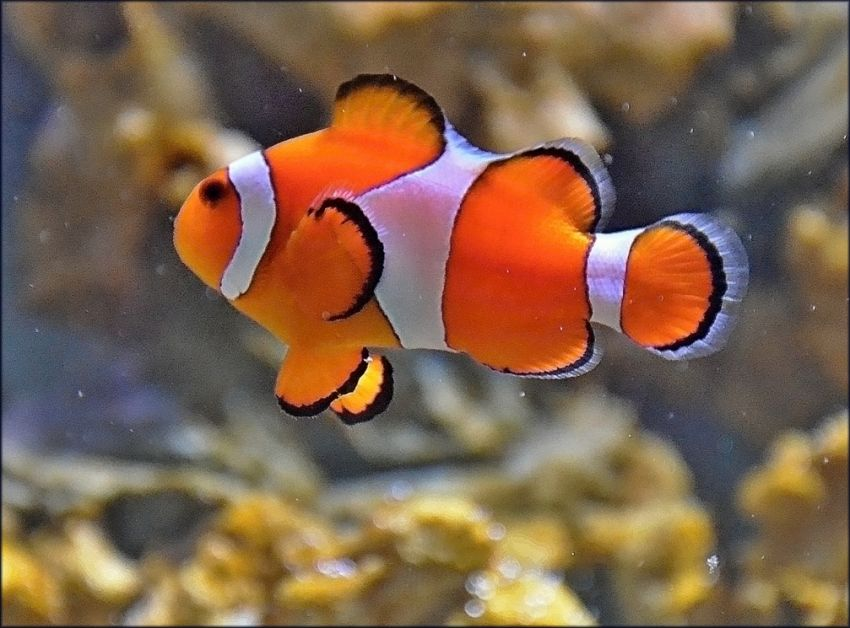
#> input picture cv02/Data/fish.jpg, 850 x 628 px
$ jupyter execute Lab_02_task.ipynb
#> lines starting #> are read from the running program, lines starting #| are printed output that depends on the picture
# MPA-MLF, Lab 2 - K-means

K-means is one of the most popular unsupervised machine learning algorithms, well known for its simplicity. This algorithm aims to separate unlabeled data into different clusters(subgroups) with the number of clusters represented by the variable *K*. Data points in the same cluster are very similar, while data points in different clusters are very different. The similarity of data is based on some similarity metric, where the similarity metric can be distance-based, correlation-based, etc.

In our case, we will use distance-based metrics. Any distance-based metrics for numeric variables can be employed, for example:
 - Euclidean distance
 - Manhattan distance
 - Cosine similarity

There is an example how K-means works:

1. Imagine you have a bunch of dots scattered on a piece of paper. These dots represent data points, and the goal of the k-means algorithm is to group similar dots into clusters

2. To start, you randomly select *k* dots from the scatter plot and assign each one to be the center of a cluster. These *k* dots are called centroids.

3. Then, you calculate the distance between each dot and each centroid and assign each dot to the closest centroid, effectively grouping the dots into k clusters.

4. Next, you recalculate the centroid of each cluster by finding the average position of all the dots in that cluster.

5. Repeat steps 3 and 4 until the centroids no longer change, meaning the clusters have stabilized.

6. Finally, the algorithm outputs the k clusters and the corresponding centroids.

In our case, we would use a Euclidian distance as a metric. Mathematically speaking, the goal would be to minimalize the following objective function:

where:
   - *k* represents number of clusters (groups)
   - *m* represents number of points
   - u_k represents centroids
   - x_i represents data point
   - w_ik represents weight where wik=1 for data point xi if it belongs to cluster k; otherwise, wik=0.

There are some typical applications of using k-means:
- Customer Segmentation: k-means can segment customers based on their demographic information or purchase behavior. This information can then be used for targeted marketing or to improve the customer experience.

- Image Compression: k-means can reduce the number of colors in an image while preserving its visual quality. This is done by replacing similar color pixels with a single color, thereby reducing the amount of data required to represent the image.

- Anomaly Detection: k-means can be used to identify outliers or anomalies in a dataset by clustering similar data points and identifying data points far from the centroids of their respective clusters.

- Document Clustering: k-means can cluster documents based on their content, for example, to group news articles by topic or categorize customer support tickets.

- Market Segmentation: k-means can be used to segment a market based on customer characteristics, such as age, income, or spending habits, in order to identify subgroups of customers with similar needs or preferences.

Recomended sources:
 - https://towardsdatascience.com/log-book-guide-to-distance-measuring-approaches-for-k-means-clustering-f137807e8e21
 - https://towardsdatascience.com/understanding-k-means-clustering-in-machine-learning-6a6e67336aa1
 - https://realpython.com/k-means-clustering-python/
 - https://medium.com/@rishit.dagli/build-k-means-from-scratch-in-python-e46bf68aa875
 - https://towardsdatascience.com/k-means-clustering-algorithm-applications-evaluation-methods-and-drawbacks-aa03e644b48a
 - https://scikit-learn.org/stable/modules/generated/sklearn.cluster.KMeans.html

# Exercise 1 - K-means from scratch

## Implementing K-means

In this exercise, the task would be to implement a simple k-means algorithm from scratch, as described above. Let's rewrite the steps to be more readily implementable

### Steps:
  1. Specify the number of clusters *K*
  2. initialize centroids
  3. calculate the distance from centroids to all points in datasets
  4. assign data points to the closest centroids
  5. calculate objective function
  6. compute new centroids to the clusters by taking the average of all data points that belong to each cluster
  7. repeat steps 2-6. until there is no change in objective function or until the maximum n of iterations is reached

Tips:
- Try to avoid using loops what if it is not necessary, instead of using loops, use numpy functions. There is a list of numpy functions that you might find usefull:
    - np.argmin()
    - np.where()
    - np.transpose()
    - np.random.permutation()
    - np.random.schuffle()
    - np.linalg.norm()
    - np.arange()
    - np.split()
    - np.random.choice()

- Since the initial clusters are selected randomly, so the algorithm can lead to different results each time its runned. To obtain the best results, it is helpful to run the algorithm multiple times and select result with the lowest objective function

[cell 1]
import matplotlib.pyplot as plt
import copy
import numpy as np

### 0. Generate dataset

To generate a dataset. You can use a function provided in the following block or you can create your own

[cell 2]
def split_points(points: np.array, n_of_point_groups: int) -> np.array:
#> called with points = array of shape (60, 2), n_of_point_groups = 3
    changed_points = copy.copy(points)
    index = np.arange(len(points))
    groups_index = np.split(index, n_of_point_groups)

    for id_group,group_index in enumerate(groups_index):
        changed_points[group_index] = points[group_index] + 5*id_group

    return changed_points


#generate points

n_of_points = 60
points = np.random.rand(n_of_points,2) * 5
points = split_points(points, 3)

plt.figure()
plt.scatter(points[:,0],points[:,1])
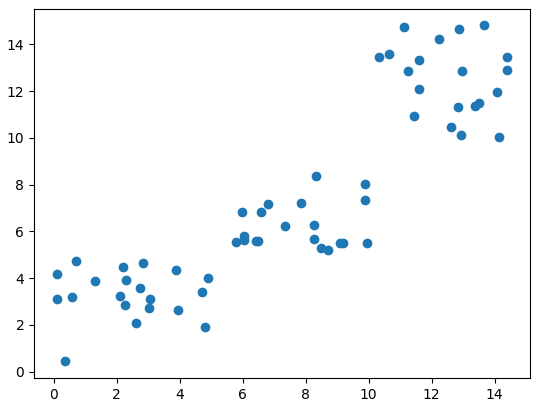
#> figure drawn by matplotlib, 1 panel

### 1. Specify number of clusters *K*

[cell 3]
k = 3

### 2. initialize centroids

There are more techniques, on how to change initial centroids. In out case, we will take all available points and shuffle them randomly, then we will choose first *k* points as initial centroids

[cell 4]
def initialize_clusters(points: np.array, k_clusters: int) -> np.array:
    vect = np.arange(len(points))
    vect = np.random.choice(vect, k_clusters)
    ini_cents = points[vect]
    return ini_cents

centroid = initialize_clusters(points, k)
print(centroid)

### 3. Calculate distance from centroids to all points in datasets

3.1 Fistly, create a function to calculate distance from one centroid to all points in the dataset

[cell 5]
def calculate_metric(points: np.array, centroid: np.array) -> np.array:
    return np.square(np.linalg.norm(points-centroid, axis=1))

distance = calculate_metric(points, centroid[0])
print(distance)

3.2 Secondly, create a function to calculate distance between points and all centroids using function from 3.1

[cell 6]
def compute_distances(points: np.array, centroids_points: np.array) -> np.array:
    return np.asarray([calculate_metric(points, centroids) for centroids in centroids_points])

dists = compute_distances(points, centroid)
print(dists)

### 4. Assign datapoints to the closest centroids

[cell 7]
def assign_centroids(distances: np.array) -> np.array:
    return np.argmin(distances, axis=0)

ass_2_cents = assign_centroids(dists)
print(ass_2_cents)

### 5. Calculate objective function

[cell 8]
def calculate_objective(cluster_belongs: np.array, distances: np.array) -> np.array:
    distances = distances.T
    selected_min = distances[np.arange(len(distances)), cluster_belongs]
    return np.sum(selected_min)

J = calculate_objective(ass_2_cents, dists)
print(J)

### 6. Compute new controids to the clusters by taking the average of the all data points that belong to each cluster

[cell 9]
def calculate_new_centroids(points: np.array, clusters_belongs: np.array, n_of_clusters: int) -> np.array:
#> called with points = array of shape (60, 2), clusters_belongs = array of shape (60,), n_of_clusters = 3
    new_clusters = []
    for cluster_id in range(n_of_clusters):
        j = np.where(clusters_belongs == cluster_id)
        points_sel = points[j]
        new_clusters.append(np.mean(points_sel, axis=0))
    return np.array(new_clusters)

new_cents = calculate_new_centroids(points, ass_2_cents, k)
print(new_cents)

###   7. repeat steps 2-6. until there is no change in objective function or until the maximum n of iterations is reached

[cell 10]
def fit(points: np.array, n_of_centroids: int, n_of_iterations: int, error: float = 0.001) -> tuple:
#> called with points = array of shape (60, 2), n_of_centroids = 3, n_of_iterations = 10, error = 0.001
    centroid_points = initialize_clusters(points, n_of_centroids)
    last_objective = 10000

    for i in range(n_of_iterations):
        dists = compute_distances(points, centroid_points)
        cluster_assignment = assign_centroids(dists)
        objective = calculate_objective(cluster_assignment, dists)

        if abs(last_objective - objective) < error:
            break

        last_objective = objective
        centroid_points = calculate_new_centroids(points, cluster_assignment, n_of_centroids)

    return centroid_points, last_objective

cp, lo = fit(points, k, 10)
print(cp)
print(lo)

plt.figure()
plt.scatter(points[:,0], points[:,1])
plt.scatter(cp[:,0], cp[:,1])
plt.show()

### All together

[cell 11]
k = 3
n_of_points = 60

points = np.random.rand(n_of_points,2) * 5
points = split_points(points, 3)

def split_points(points: np.array, n_of_point_groups: int) -> np.array:
    changed_points = copy.copy(points)
    index = np.arange(len(points))
    groups_index = np.split(index, n_of_point_groups)

    for id_group,group_index in enumerate(groups_index):
        changed_points[group_index] = points[group_index] + 5*id_group

    return changed_points

def initialize_clusters(points: np.array, k_clusters: int) -> np.array:
    vect = np.arange(len(points))
    vect = np.random.choice(vect, k_clusters)
    ini_cents = vect[:k_clusters]
    return points[ini_cents]

def calculate_metric(points: np.array, centroid: np.array) -> np.array:
    return np.square(np.linalg.norm(points-centroid, axis=1))

def compute_distances(points: np.array, centroids_points: np.array) -> np.array:
    return np.asarray([calculate_metric(points, centroids) for centroids in centroids_points])

def assign_centroids(distances: np.array) -> np.array:
    return np.argmin(distances, axis=0)

def calculate_objective(cluster_belongs: np.array, distances: np.array) -> np.array:
    distances = distances.T
    selected_min = distances[np.arange(len(distances)), cluster_belongs]
    return np.sum(selected_min)

def calculate_new_centroids(points: np.array, clusters_belongs: np.array, n_of_clusters: int) -> np.array:
    new_clusters = []
    for cluster_id in range(n_of_clusters):
        j = np.where(clusters_belongs == cluster_id)
        points_sel = points[j]
        new_clusters.append(np.mean(points_sel, axis=0))
    return np.array(new_clusters)

def fit(points: np.array, n_of_centroids: int, n_of_iterations: int, error: float = 0.001) -> tuple:
#> called with points = array of shape (60, 2), n_of_centroids = 3, n_of_iterations = 100, error = 0.001
    centroid_points = initialize_clusters(points, n_of_centroids)
    last_objective = 10000

    for i in range(n_of_iterations):
        dists = compute_distances(points, centroid_points)
        cluster_assignment = assign_centroids(dists)
        objective = calculate_objective(cluster_assignment, dists)

        if abs(last_objective - objective) < error:
            break

        last_objective = objective
        centroid_points = calculate_new_centroids(points, cluster_assignment, n_of_centroids)

    return centroid_points, last_objective

cp, lo = fit(points, k, 100)

print("Last objective function value was: " + str(lo))

plt.figure()
plt.scatter(points[:,0], points[:,1])
plt.scatter(cp[:,0], cp[:,1])
plt.show()
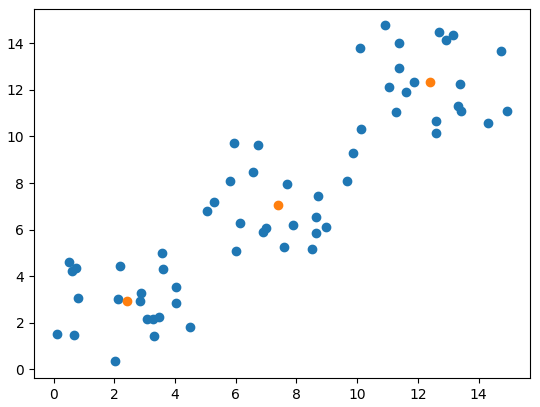
#> figure drawn by matplotlib, 1 panel

# Evaluation methods - How to determine *k*?

One of the disadvantages of using k-means is that it requires a number of centroids *k* as an input, and it is not usually that obvious, there are some methods that exist to choose the right number of centroids at the beginning. In this part of a lecture, we would describe two methods to choose the right *k* value, *Elbow method* and *Silhouette analysis*

## Elbow method

The Elbow Method is a technique used in determining the optimal number of clusters for k-means clustering. The basic idea is to plot the explained variation as a function of the number of clusters and pick the elbow of the curve as the number of clusters to use. In the picture below you can see that the best *k* value is 3

The main advantage of this method that its very simple and easy to implement, on the other hand sometimes it is not very clear where the elbow is

## Silhouette analysis

Silhouette analysis is a method to evaluate the quality of clustering results by measuring how similar each data point is to its own cluster compared to other clusters. A high silhouette score indicates that the data points in a cluster are well-separated from other clusters and that the clustering solution is good.

The silhouette score can be calculated using the following formula. This measure has a range of [-1, 1] and it is calculated for each sample in the dataset

where:
 - a_i represents the average distance of that point with all other points in the same clusters
 - b_i represents the average distance of that point with all the points in the closest cluster to its cluster

if
 - is 0 –> the sample is very close to the neighboring clusters.
 - is 1 –> the sample is far away from the neighboring clusters.
 - is -1 –> the sample is assigned to the wrong clusters.

## Exercise 2 - Implementing an Elbow Method

Implementing an elbow method is simple,
 1. Create a vector of possible *k* values
 2. Fit your data using different *k* values and save the objective function value
 3. Plot objective function values in terms of *k* values
 4. Find an elbow

[cell 12]
k_all = range(2, 10)
all_objective = []

for i in k_all:
    cent_points, last_obj = fit(points, i, 1000)
    all_objective.append(last_obj)

[cell 13]
plt.figure()
plt.plot(k_all, all_objective)
plt.xlabel('K clusters')
plt.ylabel('Sum of squared distance')
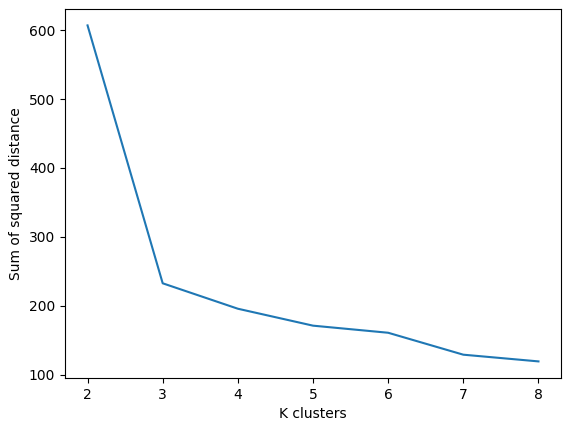
#> figure drawn by matplotlib, 1 panel

# Exercise 3 - Image Compression

In this exercise, the task would be to implement simple image compression using the k-means algorithm. You can use an image in the directory *Data\\*. This time, we will use a library that implements k-means for us - *sklearn* https://scikit-learn.org/stable/modules/generated/sklearn.cluster.KMeans.html. To load the image you can use *openCv* or *matplotlib* (or anything else)

### Steps

   1. Firstly reshape your image to 2D array with shape (image.width*image.height, n_of_colour_channels)
   2. Initialize the K_means algorithm, where K would be equal to the number of colors in the compressed image
   3. check cluster centroids and convert them to integers - these are your new colors (kmeans.cluster_centers_ could be useful)
   4. replace your 2D arrays colors with newly generated colors
   5. reshape your 2D array to the original image shape

Tips:
- it takes a couple of seconds to compress the attached image, you can work on your algorithm using different (smaller) image
- the implementation can be done in single function

[cell 14]
from matplotlib.image import imread
from sklearn.cluster import KMeans
import numpy as np

### 1. load image

[cell 15]
loaded_image = imread('Data/fish.jpg')
#> loaded_image is the input picture: shape (628, 850, 3); mean R, G, B 126.3, 98.5, 76.5

plt.imshow(loaded_image)
plt.show()

[cell 16]
def compress_image(image: np.array, number_of_colours: int) -> np.array:
#> called with number_of_colours = 30
    width, height, channels = image.shape                                       # get dimensions of image
#> width = 628; height = 850; channels = 3
    image = np.reshape(image, (width*height, channels))                         # reshape image
    kmeans = KMeans(n_clusters=number_of_colours, n_init="auto").fit(image)     # initialize KMeans
    centroids = kmeans.cluster_centers_                                         # get centroids
#> centroids = 30 rows, first 8: [109.8, 88.79, 63.98], [219, 195.8, 120.5], [166.1, 142.8, 116.3], [177.6, 54.26, 13.75], [82.6, 77.54, 74.17], [137.1, 134.8, 134.8], [170.6, 79.47, 16.42], [65.85, 64.09, 66.65]
    centroids = centroids.astype(int)                                           # float to int
#> centroids = 30 rows, first 8: [109, 88, 63], [218, 195, 120], [166, 142, 116], [177, 54, 13], [82, 77, 74], [137, 134, 134], [170, 79, 16], [65, 64, 66]
    clusters_belong = kmeans.labels_                                            # assigning to clusters
    image = centroids[clusters_belong]
    image = np.reshape(image, (width, height, channels))              # reshape to original shape
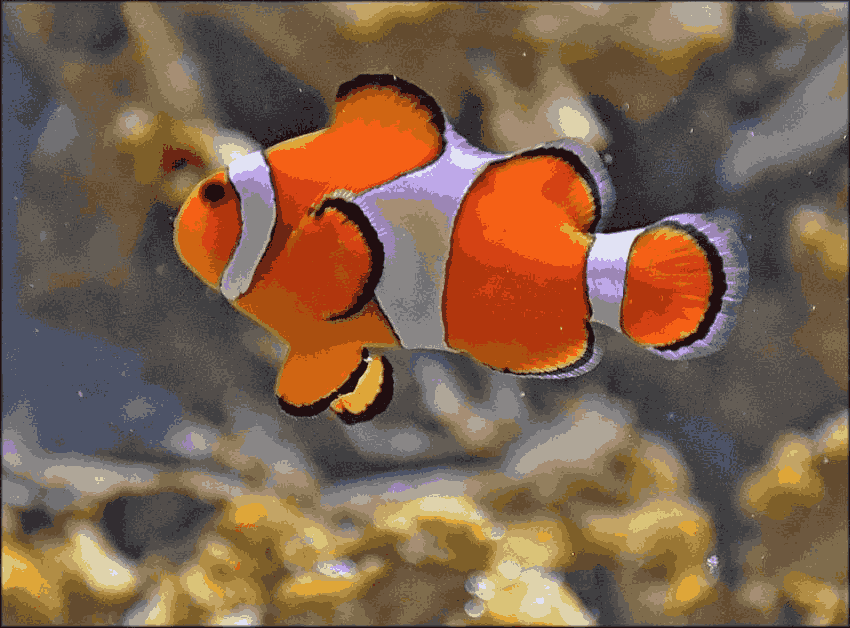
#> image: shape (628, 850, 3) int64; mean of channels 0, 1, 2 125.7, 98, 76; drawn as R, G, B
    return image

[cell 17]
img = compress_image(loaded_image, 30)

plt.figure()
plt.imshow(img)
plt.show()
